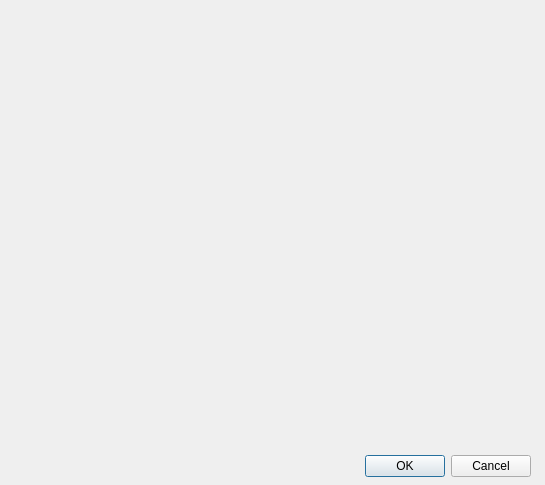
<?xml version="1.0" encoding="UTF-8"?>
<ui version="4.0">
 <class>dialogPreferences</class>
 <widget class="QDialog" name="dialogPreferences">
  <property name="geometry">
   <rect>
    <x>0</x>
    <y>0</y>
    <width>545</width>
    <height>485</height>
   </rect>
  </property>
  <property name="windowTitle">
   <string>Preferences</string>
  </property>
  <widget class="QDialogButtonBox" name="buttonBox">
   <property name="geometry">
    <rect>
     <x>190</x>
     <y>450</y>
     <width>341</width>
     <height>32</height>
    </rect>
   </property>
   <property name="orientation">
    <enum>Qt::Horizontal</enum>
   </property>
   <property name="standardButtons">
    <set>QDialogButtonBox::Cancel|QDialogButtonBox::Ok</set>
   </property>
  </widget>
 </widget>
 <resources/>
 <connections>
  <connection>
   <sender>buttonBox</sender>
   <signal>accepted()</signal>
   <receiver>dialogPreferences</receiver>
   <slot>accept()</slot>
   <hints>
    <hint type="sourcelabel">
     <x>248</x>
     <y>254</y>
    </hint>
    <hint type="destinationlabel">
     <x>157</x>
     <y>274</y>
    </hint>
   </hints>
  </connection>
  <connection>
   <sender>buttonBox</sender>
   <signal>rejected()</signal>
   <receiver>dialogPreferences</receiver>
   <slot>reject()</slot>
   <hints>
    <hint type="sourcelabel">
     <x>316</x>
     <y>260</y>
    </hint>
    <hint type="destinationlabel">
     <x>286</x>
     <y>274</y>
    </hint>
   </hints>
  </connection>
 </connections>
</ui>
